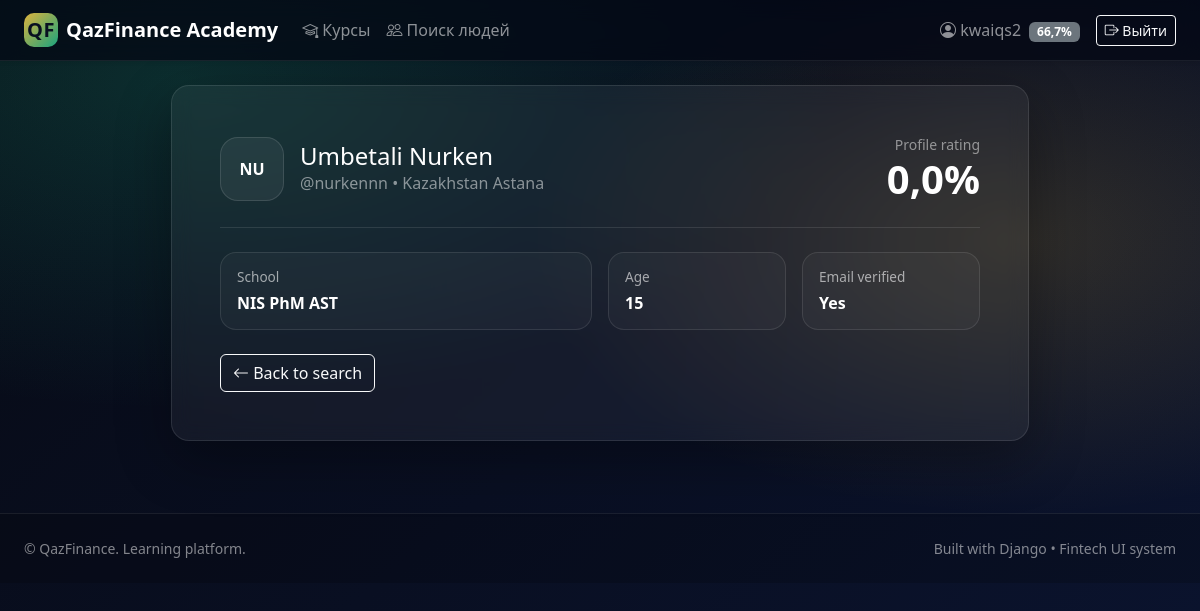
/accounts/people/2/ (signed in), run on the app's committed database.
### accounts/models.py (models this page shows, shortened)
class User(AbstractBaseUser, PermissionsMixin):
    email = models.EmailField(unique=True)
    full_name = models.CharField(max_length=255)
    nickname = models.CharField(max_length=64, unique=True)
    age = models.PositiveIntegerField(null=True, blank=True)
    school = models.CharField(max_length=255, blank=True)
    country = models.CharField(max_length=128, blank=True)
    city = models.CharField(max_length=128, blank=True)
    rating = models.FloatField(default=0.0)
    email_verified = models.BooleanField(default=False)
    is_active = models.BooleanField(default=True)
    is_staff = models.BooleanField(default=False)
    date_joined = models.DateTimeField(default=timezone.now)
    objects = UserManager()
    USERNAME_FIELD = "email"
    REQUIRED_FIELDS = ["full_name", "nickname"]

### accounts/views.py (the view)
# urls.py: path("people/<int:user_id>/", views.person_detail_view, name="person_detail"),
@login_required
def person_detail_view(request, user_id: int):
    person = get_object_or_404(User, id=user_id)
    return render(request, "accounts/person_detail.html", {"person": person})

### templates/accounts/person_detail.html (shortened to what this page needs)
{% extends "base.html" %}
{% block content %}
<div class="row justify-content-center">
  <div class="col-lg-9">
    <div class="glass-card p-4 p-lg-5">
      <div class="d-flex flex-column flex-md-row align-items-md-center justify-content-between gap-3">
        <div class="d-flex align-items-center gap-3">
          <div class="avatar avatar-lg">{{ person.nickname|slice:":2"|upper }}</div>
          <div>
            <div class="h4 text-white mb-0">{{ person.full_name }}</div>
            <div class="text-white-50">@{{ person.nickname }} • {{ person.country }} {{ person.city }}</div>
          </div>
        </div>
        <div class="text-end">
          <div class="text-white-50 small">Profile rating</div>
          <div class="display-6 text-white fw-bold">{{ person.rating|floatformat:1 }}%</div>
        </div>
      </div>
      <div class="divider my-4"></div>
      <div class="row g-3">
        <div class="col-md-6"><div class="info-tile"><div class="k">School</div><div class="v">{{ person.school|default:"—" }}</div></div></div>
        <div class="col-md-3"><div class="info-tile"><div class="k">Age</div><div class="v">{{ person.age|default:"—" }}</div></div></div>
        <div class="col-md-3"><div class="info-tile"><div class="k">Email verified</div><div class="v">{% if person.email_verified %}Yes{% else %}No{% endif %}</div></div></div>
      </div>
      <div class="mt-4">
        <a class="btn btn-outline-light" href="/accounts/people/"><i class="bi bi-arrow-left"></i> Back to search</a>
      </div>
    </div>
  </div>
</div>
{% endblock %}

### templates/base.html (shortened to what this page needs)
<!doctype html>
<html lang="ru">
<head>
  <link href="https://cdn.jsdelivr.net/npm/bootstrap@5.3.3/dist/css/bootstrap.min.css" rel="stylesheet">
  <link href="https://cdn.jsdelivr.net/npm/bootstrap-icons@1.11.3/font/bootstrap-icons.css" rel="stylesheet">
  <link href="/static/css/app.css" rel="stylesheet">
</head>
<body class="app-bg">
<nav class="navbar navbar-expand-lg navbar-dark app-nav shadow-sm sticky-top">
  <div class="container-fluid px-4">
    <a class="navbar-brand fw-bold d-flex align-items-center gap-2" href="/">
      <span class="brand-mark">QF</span>
      <span>QazFinance Academy</span>
    </a>
    <div class="collapse navbar-collapse" id="navMain">
      <ul class="navbar-nav me-auto mb-2 mb-lg-0">
        <li class="nav-item"><a class="nav-link" href="/academy/"><i class="bi bi-mortarboard"></i> Курсы</a></li>
        <li class="nav-item"><a class="nav-link" href="/accounts/people/"><i class="bi bi-people"></i> Поиск людей</a></li>
      </ul>
      <ul class="navbar-nav ms-auto align-items-lg-center gap-lg-2">
        {% if user.is_authenticated %}
          <li class="nav-item">
            <a class="nav-link" href="/accounts/profile/">
              <i class="bi bi-person-circle"></i> {{ user.nickname }}
              <span class="badge text-bg-secondary ms-1">{{ user.rating|floatformat:1 }}%</span>
            </a>
          </li>
          <li class="nav-item"><a class="btn btn-outline-light btn-sm" href="/accounts/logout/"><i class="bi bi-box-arrow-right"></i> Выйти</a></li>
        {% else %}
          <li class="nav-item"><a class="btn btn-outline-light btn-sm" href="/accounts/login/">Войти</a></li>
          <li class="nav-item"><a class="btn btn-gold btn-sm" href="/accounts/signup/">Регистрация</a></li>
        {% endif %}
      </ul>
    </div>
  </div>
</nav>
<main class="container-fluid px-4 py-4">
  {% block content %}{% endblock %}
</main>
<footer class="app-footer mt-5">
  <div class="container-fluid px-4 py-4">
    <div class="d-flex flex-column flex-md-row justify-content-between gap-2">
      <div class="text-white-50 small">
        © {{ now|date:"Y" }} QazFinance. Learning platform.
      </div>
      <div class="text-white-50 small">
        Built with Django • Fintech UI system
      </div>
    </div>
  </div>
</footer>
</body>
</html>

### static/css/app.css (style rules this page uses)
:root { --bg1:#070A14; --bg2:#0B1430; --card: rgba(255,255,255,0.06); --card2: rgba(255,255,255,0.08); --stroke: rgba(255,255,255,0.12); --text-muted: rgba(255,255,255,0.65); --gold:#F5C542; --emerald:#20C997; }
.app-bg { background: radial-gradient(1200px 600px at 15% 10%, rgba(32,201,151,0.18), transparent 55%), radial-gradient(900px 500px at 85% 30%, rgba(245,197,66,0.16), transparent 55%), linear-gradient(140deg, var(--bg1), var(--bg2)); min-height: 100vh; }
.app-nav { background: rgba(4,8,20,0.72); border-bottom: 1px solid rgba(255,255,255,0.08); backdrop-filter: blur(10px); }
.brand-mark { width: 34px; height: 34px; border-radius: 10px; display: grid; place-items:center; background: linear-gradient(135deg, rgba(245,197,66,0.9), rgba(32,201,151,0.8)); color: #081021; font-weight: 900; letter-spacing: .5px; }
.glass-card { border: 1px solid rgba(255,255,255,0.10); background: rgba(255,255,255,0.05); border-radius: 18px; box-shadow: 0 18px 55px rgba(0,0,0,0.32); backdrop-filter: blur(10px); }
.divider { height: 1px; background: rgba(255,255,255,0.10); }
.avatar { width: 44px; height: 44px; border-radius: 14px; background: rgba(255,255,255,0.06); border: 1px solid rgba(255,255,255,0.12); display:grid; place-items:center; color:#fff; font-weight: 900; }
.avatar-lg { width: 64px; height: 64px; border-radius: 18px; }
.info-tile { border: 1px solid rgba(255,255,255,0.10); background: rgba(255,255,255,0.03); border-radius: 16px; padding: 14px 16px; }
.info-tile .k { color: rgba(255,255,255,0.60); font-size: .85rem; }
.info-tile .v { color:#fff; font-weight: 700; margin-top: 4px; }
.app-footer { border-top: 1px solid rgba(255,255,255,0.08); background: rgba(0,0,0,0.18); }

### data on the page
User: nickname "kwaiqs2", rating "66,7"
User: nickname "NU", full_name "Umbetali Nurken", nickname "nurkennn", country "Kazakhstan", city "Astana", rating "0,0", school "NIS PhM AST", age "15"
